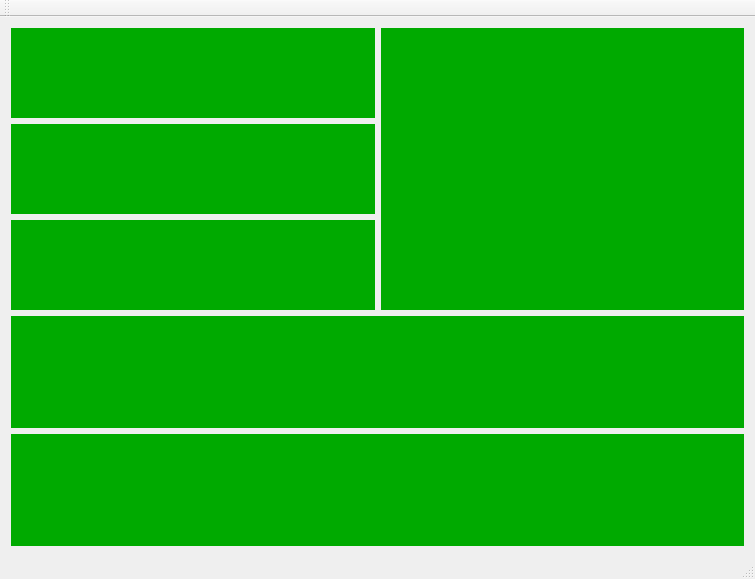
<?xml version="1.0" encoding="UTF-8"?>
<ui version="4.0">
 <class>MainWindow</class>
 <widget class="QMainWindow" name="MainWindow">
  <property name="geometry">
   <rect>
    <x>0</x>
    <y>0</y>
    <width>755</width>
    <height>579</height>
   </rect>
  </property>
  <property name="windowTitle">
   <string>MainWindow</string>
  </property>
  <widget class="QWidget" name="centralWidget">
   <layout class="QVBoxLayout" name="verticalLayout_2">
    <item>
     <layout class="QHBoxLayout" name="horizontalLayout">
      <item>
       <layout class="QVBoxLayout" name="verticalLayout">
        <item>
         <widget class="QEXTLedText" name="ledText1" native="true">
          <property name="sizePolicy">
           <sizepolicy hsizetype="Expanding" vsizetype="Expanding">
            <horstretch>0</horstretch>
            <verstretch>0</verstretch>
           </sizepolicy>
          </property>
          <property name="minimumSize">
           <size>
            <width>0</width>
            <height>90</height>
           </size>
          </property>
          <property name="styleSheet">
           <string notr="true">background-color: rgb(0, 170, 0);</string>
          </property>
         </widget>
        </item>
        <item>
         <widget class="QEXTLedText" name="ledText2" native="true">
          <property name="sizePolicy">
           <sizepolicy hsizetype="Expanding" vsizetype="Expanding">
            <horstretch>0</horstretch>
            <verstretch>0</verstretch>
           </sizepolicy>
          </property>
          <property name="minimumSize">
           <size>
            <width>0</width>
            <height>90</height>
           </size>
          </property>
          <property name="styleSheet">
           <string notr="true">background-color: rgb(0, 170, 0);</string>
          </property>
         </widget>
        </item>
        <item>
         <widget class="QEXTLedText" name="ledText3" native="true">
          <property name="sizePolicy">
           <sizepolicy hsizetype="Expanding" vsizetype="Expanding">
            <horstretch>0</horstretch>
            <verstretch>0</verstretch>
           </sizepolicy>
          </property>
          <property name="minimumSize">
           <size>
            <width>0</width>
            <height>90</height>
           </size>
          </property>
          <property name="styleSheet">
           <string notr="true">background-color: rgb(0, 170, 0);</string>
          </property>
         </widget>
        </item>
       </layout>
      </item>
      <item>
       <widget class="QEXTLedText" name="ledText4" native="true">
        <property name="sizePolicy">
         <sizepolicy hsizetype="Expanding" vsizetype="Expanding">
          <horstretch>0</horstretch>
          <verstretch>0</verstretch>
         </sizepolicy>
        </property>
        <property name="styleSheet">
         <string notr="true">background-color: rgb(0, 170, 0);</string>
        </property>
       </widget>
      </item>
     </layout>
    </item>
    <item>
     <widget class="QEXTLedText" name="ledText5" native="true">
      <property name="sizePolicy">
       <sizepolicy hsizetype="Expanding" vsizetype="Expanding">
        <horstretch>0</horstretch>
        <verstretch>0</verstretch>
       </sizepolicy>
      </property>
      <property name="minimumSize">
       <size>
        <width>0</width>
        <height>90</height>
       </size>
      </property>
      <property name="styleSheet">
       <string notr="true">background-color: rgb(0, 170, 0);</string>
      </property>
     </widget>
    </item>
    <item>
     <widget class="QEXTLedText" name="ledText6" native="true">
      <property name="sizePolicy">
       <sizepolicy hsizetype="Expanding" vsizetype="Expanding">
        <horstretch>0</horstretch>
        <verstretch>0</verstretch>
       </sizepolicy>
      </property>
      <property name="minimumSize">
       <size>
        <width>0</width>
        <height>90</height>
       </size>
      </property>
      <property name="styleSheet">
       <string notr="true">background-color: rgb(0, 170, 0);</string>
      </property>
     </widget>
    </item>
   </layout>
  </widget>
  <widget class="QMenuBar" name="menuBar">
   <property name="geometry">
    <rect>
     <x>0</x>
     <y>0</y>
     <width>755</width>
     <height>23</height>
    </rect>
   </property>
  </widget>
  <widget class="QToolBar" name="mainToolBar">
   <attribute name="toolBarArea">
    <enum>TopToolBarArea</enum>
   </attribute>
   <attribute name="toolBarBreak">
    <bool>false</bool>
   </attribute>
  </widget>
  <widget class="QStatusBar" name="statusBar"/>
 </widget>
 <layoutdefault spacing="6" margin="11"/>
 <customwidgets>
  <customwidget>
   <class>QEXTLedText</class>
   <extends>QWidget</extends>
   <header location="global">qextLedText.h</header>
   <container>1</container>
  </customwidget>
 </customwidgets>
 <resources/>
 <connections/>
</ui>
